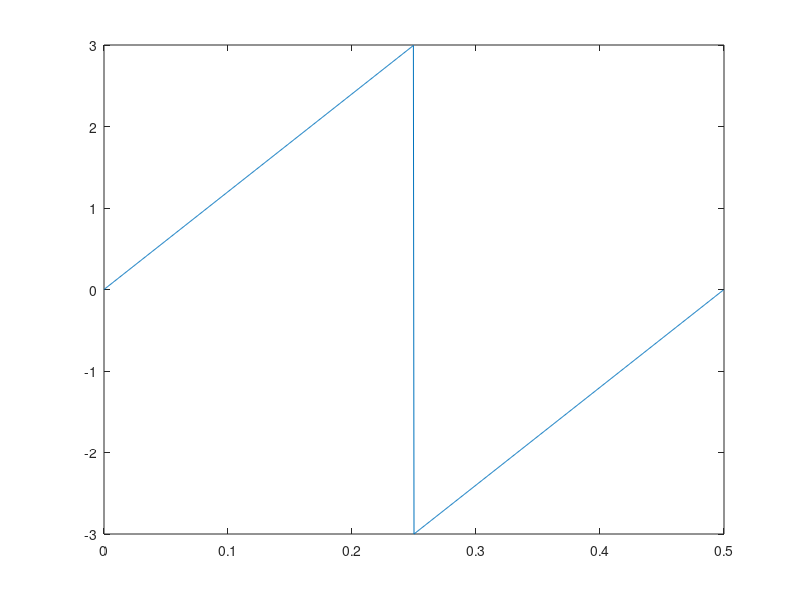

This figure's MATLAB source:
%1000 pontos
N = 1000;
%Vetor de tempo para período de 0.5 com 100 pontos
t = ((0:N-1)/N)*0.5;
%Gerar onda dente de serra
x = 3 * sawtooth(2*2*pi*t + pi);
%Gerar gráfico para testar resultado
plot(t,x);
%Calculo do RMS
RMS = sqrt( sum( x.^2 )/(N - 1) );
%Calculo desvio padrão
STD = std(x);
%Imprimir resultado de RMS e STD
display(RMS);
display(STD);